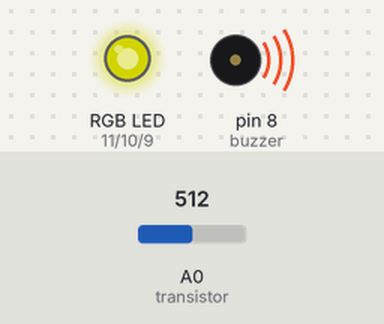
The sketch below on a simulated Arduino Uno, built with avr-gcc and run on an emulated ATmega328P. Shown: an RGB LED mixed from three pins (HIGH = lit), buzzer (waves = sounding). The test bench sets the inputs (shaded band); at power-on: A0 (transistor) = 512. Dim RGB values are drawn brighter than linear; not simulated (calls return 0 or success): arduino_secrets.h.

Above: at 6.2 s.
6.3 s: A0 (transistor) set to 716
At 6.9 s:
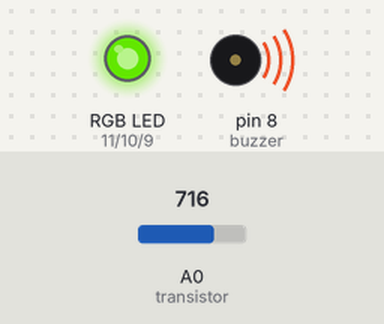
7.8 s: A0 (transistor) set to 900
At 9.0 s:
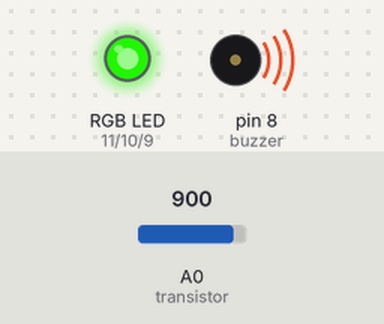
9.3 s: A0 (transistor) set to 1023
At 10.4 s:
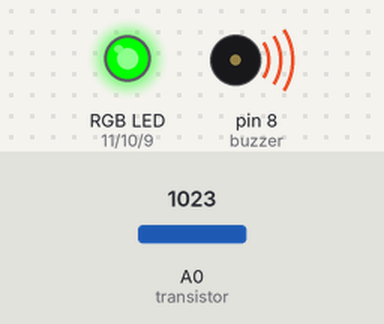
10.8 s: A0 (transistor) set to 306
At 11.3 s:
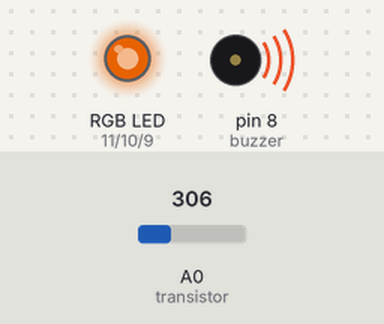
12.3 s: A0 (transistor) set to 122
At 13.6 s:
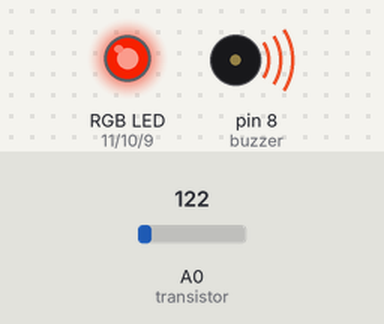
Timing chart, 0 to 14.8 s (numbered marks = the images above; inputs shaded):
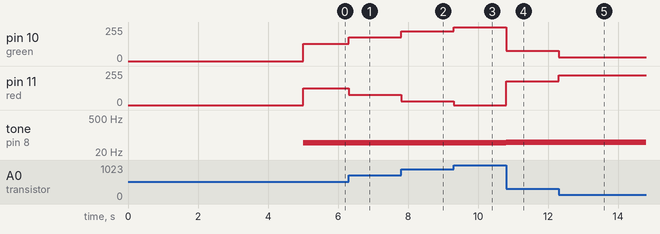

The sketch:

theremin_music.ino
```cpp
#include "arduino_secrets.h"

int sensorVal;
int sensorLow = 1023;
int sensorHigh = 0;
const int transistor = A0;
const int buzzer = 8;
int red = 11;
int green = 10;
int blue = 9;
int note;
int color;


void setup() {
  pinMode(transistor, INPUT);
  pinMode(buzzer, OUTPUT);
  pinMode(red, OUTPUT);
  pinMode(green, OUTPUT);
  pinMode(blue, OUTPUT);
  while (millis() < 5000)
  {
    sensorVal = analogRead(transistor);
    if (sensorVal > sensorHigh) {
    sensorHigh = sensorVal;
    }
    else if (sensorVal < sensorLow) {
    sensorLow = sensorVal;
    }
  }
  note = 0;
  color = 0;
}
void loop() {
  sensorVal = analogRead(transistor);
  note = map(sensorVal, sensorLow, sensorHigh, 50, 4000);
  color = sensorVal/4;
  setColor(255-color, color, 0);
  tone(buzzer, note);
  delay(10);
}

void setColor(int redVal, int greenVal, int blueVal) {
  analogWrite(red, redVal);
  analogWrite(green, greenVal);
  analogWrite(blue, blueVal);
}
```

Measured:
- after the input at 6.3 s, pin 10 (green): 128/255 → 179/255 at once; pin 11 (red): 127/255 → 76/255 at once
- after the input at 7.8 s, pin 10 (green): 179/255 → 225/255 at once; pin 11 (red): 76/255 → 30/255 at once
- after the input at 9.3 s, pin 10 (green): 225/255 → 255/255 at once; pin 11 (red): 30/255 → 0/255 at once
- after the input at 10.8 s, pin 10 (green): 255/255 → 76/255 at once; pin 11 (red): 0/255 → 179/255 at once; tone on pin 8 (buzzer): 49 Hz → 51 Hz at once
- after the input at 12.3 s, pin 10 (green): 76/255 → 30/255 at once; pin 11 (red): 179/255 → 225/255 at once
